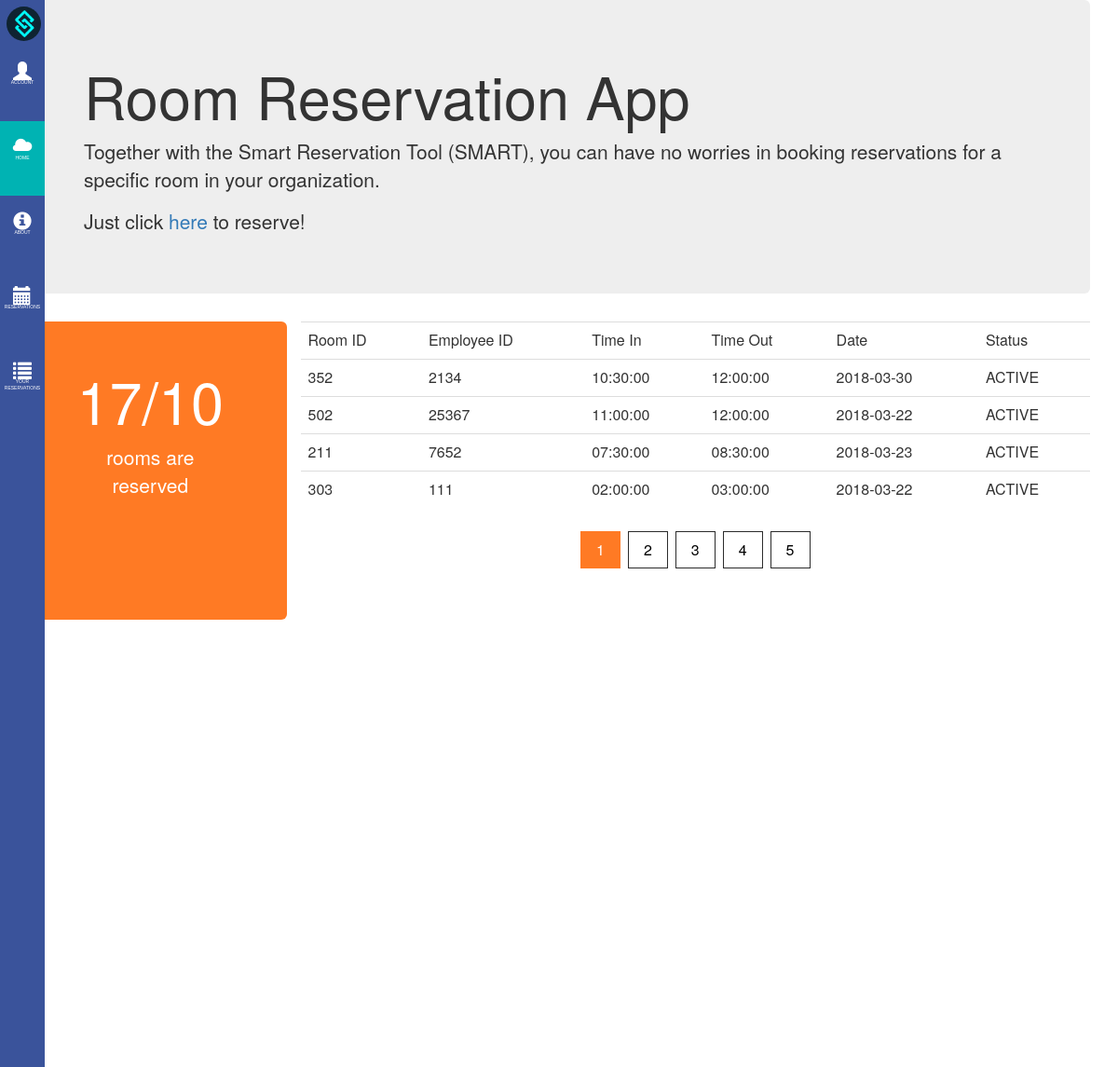
The app's page /userpage.php (signed in) with its own data.
### tables this page shows
CREATE TABLE `tbl_sched` (
  `id` int(11) NOT NULL,
  `room_id` varchar(5) NOT NULL,
  `emp_id` varchar(5) NOT NULL,
  `time_in` time NOT NULL,
  `time_out` time NOT NULL,
  `date` date NOT NULL,
  `u_code` varchar(5) NOT NULL,
  `Status` tinyint(1) NOT NULL
);

### userpage.php (the view, shortened to what this page needs)
<html>
<head>
    <link rel="stylesheet" href="css/bootstrap.min.css">
    <link rel="stylesheet" href="bren/side_bar.css" type="text/css">
    <link rel="stylesheet" href="mika/about.css" type="text/css">
    <link rel="stylesheet" href="mika/jumbotron.css" type="text/css">
</head>
<body>
<div class="sidebar">
    <ul>
        <li> <img src ='logo3.png' style="width: 78%; border-radius: 100%; margin-left: 7px; margin-top: 7px; margin-bottom: 5px"></li>
        <li><a onclick="return openaccNav()"><span class="glyphicon glyphicon-user"></span><span class="menu_label">Account</span></a></li>
        <li><div class="selected"><a href="userpage.php"><span class="glyphicon glyphicon-cloud"></span><span class="menu_label">Home</span></a></div></li>
        <li><a href="aboutususer.php"><span class="glyphicon glyphicon-info-sign"></span><span class="menu_label">About</span></a></li>
        <li><a href="user_schedtable.php"><span class="glyphicon glyphicon-calendar"></span><span class="menu_label">Reservations</span></a></li>
        <li><a href="user_reservation.php"><span class="glyphicon glyphicon-list"></span><span class="menu_label">Your Reservations</span></a></li>
    </ul>
</div>
<div class="container">
    <div class="jumbotron">
        <h1>Room Reservation App</h1>
        <p>Together with the Smart Reservation Tool (SMART), you can have no worries in booking reservations for a specific room in your organization.</p>
        <p>Just click <a href="addsched.php">here</a> to reserve!</p>
    </div>
    <div class="row">
        <div class="jumbotron overview_active col-md-3">
            <h1>
                <?php
                include 'connect.php';
                $result = mysqli_query($con,"SELECT * FROM tbl_sched WHERE Status='1'");
                $rows = mysqli_num_rows($result);
                echo $rows . "/10 ";
                ?>
            </h1>
            <p>rooms are reserved</p>
        </div>
        <div class="table_view col-md-9">
            <table class="table">
                <tr class="headers">
                    <td>Room ID</td>
                    <td>Employee ID</td>
                    <td>Time In</td>
                    <td>Time Out</td>
                    <td>Date</td>
                    <td>Status</td>
                </tr>
                <?php
                include 'connect.php';
                if (isset($_GET["page"])) { $page  = $_GET["page"]; } else { $page=1; };
                $results_per_page = 4   ;
                $start_from = ($page-1) * $results_per_page;
                $SQL ="SELECT * FROM tbl_sched WHERE Status = '1' ORDER BY id LIMIT $start_from, ".$results_per_page;
                $res = mysqli_query($con, $SQL);
                while($row= mysqli_fetch_array($res)){
                ?>
                <tr>
                    <td><?php echo $row['room_id']; ?></td>
                    <td><?php echo $row['emp_id']; ?></td>
                    <td><?php echo $row['time_in']; ?></td>
                    <td><?php echo $row['time_out']; ?></td>
                    <td><?php echo $row['date']; ?></td>
                    <td><?php echo "ACTIVE"; ?></td>
                </tr>
                <?php
                }
                ?>
            </table>
            <div class="center">
                <div class="page-footers">
                    <?php
                    include 'connect.php';
                    $sql = "SELECT COUNT(id) AS total FROM tbl_sched WHERE Status=1";
                    $res = mysqli_query($con, $sql);
                    $row= mysqli_fetch_array($res);
                    $total_pages = ceil($row["total"] / $results_per_page);
                    for ($i=1; $i<=$total_pages; $i++) {
                        echo "<a class='pages";
                        echo ($i==$page) ? ' curPage\'' : '\'';
                        echo " href='homepage.php?page=".$i."'";
                        echo ">".$i."</a> ";
                    };
                    ?>
                </div>
            </div>
        </div>
    </div>
</body>
</html>

### bren/side_bar.css (style rules this page uses)
ul { list-style-type: none; margin: 0; padding: 0; z-index: 1; top: 0; left: 0; overflow-x: hidden; width: 4%; background: #3A539B; height: 100%; position: fixed; overflow: auto; }
li a { display: block; color: #FFF; padding: 16px 4px; text-decoration: none; font-family: sans-serif; width: 100%; height:7%; text-align: center; }
body,html { margin: 0; margin-top: 0; padding: 0; }
.menu_label { font-size: 0.5rem; display: block; text-transform: uppercase; }
.glyphicon { font-size: 20px; }
.selected { background-color: #00b3b3; color: white; }

### Mika/about.css (style rules this page uses)
.center { text-align: center; }

### Mika/jumbotron.css (style rules this page uses)
.overview_active { width: 25%; height: 40%; background: #ff7a24; color: #fff; padding: 40px 20px 10px 20px; text-align: center; padding-top:30px; margin-top: 0; }
.page-footers { text-align: center; margin: 0 auto; font-size: medium; padding-top: 5px; display: inline-block; }
.pages { color: black; float: left; padding: 8px 16px; text-decoration: none; border: 1px solid #2B2B2B; margin: 0 4px; }
.center { text-align: center; }
.curPage { background-color: #ff7a24; color: white; border: 1px solid #ff7a24; }
.table_view { height: 100%; }

### records on screen
tbl_sched: room "352", emp "2134", time_in "10:30:00", time_out "12:00:00", date "2018-03-30"
tbl_sched: room "502", emp "25367", time_in "11:00:00", time_out "12:00:00", date "2018-03-22"
tbl_sched: room "211", emp "7652", time_in "07:30:00", time_out "08:30:00", date "2018-03-23"
tbl_sched: room "303", emp "111", time_in "02:00:00", time_out "03:00:00", date "2018-03-22"

### other values on screen
$rows "17"
